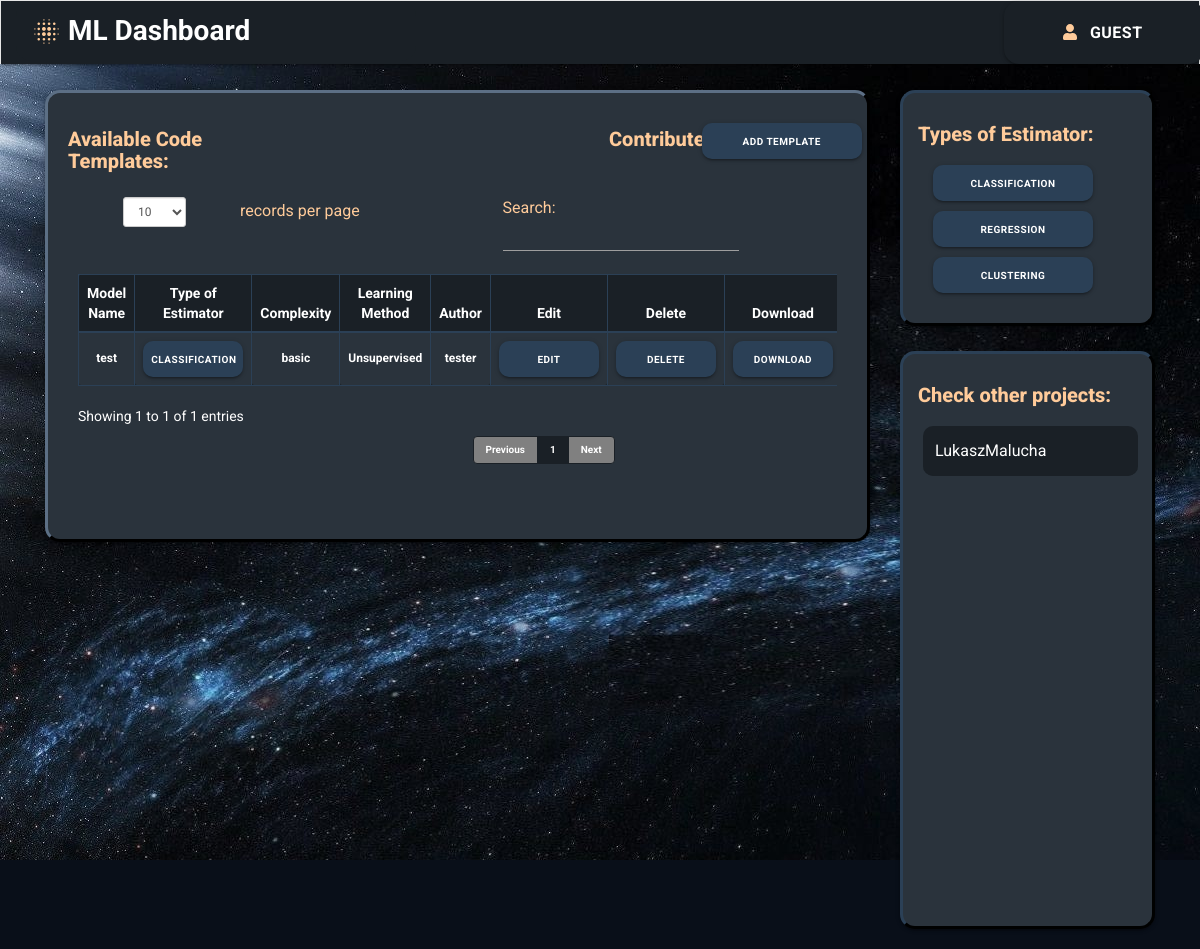
The page / on the database its author committed.
### project/library/models.py (models this page shows, shortened)
class CodeRepo(db.Model):
    __searchable__ = ['name', 'type_of_algorithm', 'complexity', 'method', 'author']
    __tablename__ = 'CodeRepo'
    id = db.Column(db.Integer, primary_key=True)
    name = db.Column(db.String(300))
    type_of_algorithm = db.Column(db.String(300))
    complexity = db.Column(db.String(300))
    method = db.Column(db.String(300))
    author = db.Column(db.String(300))
    file = db.Column(db.LargeBinary)
    downloads = db.Column(db.Integer)

class TypeModel(db.Model):
    __tablename__ = 'Types'
    id = db.Column(db.Integer, primary_key=True)
    type_of_algorithm = db.Column(db.String(300))

### project/library/views.py (the view)
@library_blueprint.route('/')
def library():
    codes = CodeRepo.query.all()
    types = TypeModel.query.all()
    current_user = session.get('current_user') or 'Guest'
    return render_template("library.html", codes=codes, types=types
                           , current_user=current_user)

### project/library/templates/library.html (shortened to what this page needs)
{% extends 'base.html' %} {% block content %}
<div class="col-md-12 col-lg-9 text-center">
    <div class="card" id="title_card">
        <div class="row">
            <div class="col-sm-12 col-md-12 col-lg-3 text-left">
                <div class="row">
                    <h3>Available Code Templates:</h3>
                </div>
            </div>
            <div class="col-sm-12 col-md-12 col-lg-5 text-center">
            </div>
            <div class="col-sm-12 col-md-12 col-lg-4 text-left">
                <div class="row">
                    <div class="col-md-2 text-left">
                        <h3>Contribute:</h3>
                    </div>
                    <div class="col-md-0 col-lg-2 text-center">
                    </div>
                    <div class="col-md-6 col-lg-4 text-left">
                        <a href="{{url_for('library.add_request')}}" class="waves-effect waves-light btn btn_small" id="navigation">ADD TEMPLATE</a>
                    </div>
                </div>
            </div>
        </div>
        <div class="row">
            <div class="col-md-12 text-left">
                <div class="table-responsive">
                    <table class="table table-striped table-bordered" id="dataTables-example">
                        <thead>
                            <tr>
                                <th class="center">Model Name</th>
                                <th class="center">Type of Estimator</th>
                                <th class="center">Complexity</th>
                                <th class="center">Learning Method</th>
                                <th class="center">Author</th>
                                <th class="center">Edit</th>
                                <th class="center">Delete</th>
                                <th class="center">Download</th>
                            </tr>
                        </thead>
                        <tbody>
                            {% for data in codes%}
                            <tr class="odd gradeA">
                                <td class="center">{{data.name}}</td>
                                <td class="center"><a href="{{url_for('algorithms.summary', type_id = data.type_of_algorithm)}}" class="waves-effect waves-light btn btn_table">{{data.type_of_algorithm}}</a></td>
                                <td class="center">{{data.complexity}}</td>
                                <td class="center">{{data.method}}</td>
                                <td class="center">{{data.author}}</td>
                                <td class="center">
                                    <a href="{{url_for('library.edit_code', code_id=data.id)}}" class="waves-effect waves-light btn btn_table" >Edit</a>
                                </td>
                                <td class="center">
                                    <a href="{{url_for('library.delete_code', code_id=data.id)}}" class="waves-effect waves-light btn btn_table">Delete</a>
                                </td>
                                <td class="center">
                                    <form action="{{url_for('library.download_code', code_id=data.id) }}" method="GET" enctype="multipart/form-data">
                                        <button type="Download" class="btn btn_table">Download</button>
                                    </form>
                                </td>
                            </tr>
                            {% endfor%}
                        </tbody>
                    </table>
                </div>
            </div>
        </div>
    </div>
</div>
<div class="col-sm-12 col-md-12 col-lg-3 text-center">
    <div class="row">
        <div class="card text-left" id="extra_card">
            <div class="row">
                <h3>Types of Estimator:</h3>
            </div>
            {% for type in types%}
            <a href="{{url_for('algorithms.summary', type_id=type.type_of_algorithm)}}" class="waves-effect waves-light btn btn_small" id="navigation">{{type.type_of_algorithm}}</a>
            {% endfor %}
        </div>
    </div>
    <div class="row">
        <div class="card" id="extra_card">
            <div class="row text-left">
                <h3>Check other projects:</h3>
            </div>
            <div class="row text-left">
                <input type="text" id="gh-username" value="LukaszMalucha" oninput="fetchGitHubInformation()" />
            </div>
            <div class="row">
                <div id="repo_content">
                </div>
            </div>
        </div>
    </div>
</div>
{% endblock %}

### templates/base.html (shortened to what this page needs)
<!DOCTYPE html>
<html lang="en">
<head>
    <link rel="stylesheet" href="https://cdnjs.cloudflare.com/ajax/libs/materialize/1.0.0/css/materialize.min.css">
    <link rel="stylesheet" href="https://maxcdn.bootstrapcdn.com/bootstrap/3.3.7/css/bootstrap.min.css">
    <link rel="stylesheet" href="https://use.fontawesome.com/releases/v5.6.3/css/all.css">
    <link href="{{url_for('static', filename='css/custom-styles.css')}}" rel="stylesheet" />
</head>
<body>
    <div id="wrapper">
        <nav class="navbar navbar-default top-navbar" role="navigation">
            <div class="navbar-header">
                <a class="navbar-brand waves-effect waves-dark" href="{{url_for('library.library')}}"><i class="large material-icons">blur_on</i><strong>ML Dashboard</strong></a>
            </div>
            <ul class="nav navbar-top-links navbar-right">
                <li><a class='dropdown-trigger btn' href='#' data-target='dropdown1' id="user_dropdown"><i class="fa fa-user fa-fw" id="top_icon"></i> <b>{{ current_user }}</b></a></li>
            </ul>
        </nav>
        <div id="page-wrapper">
            <div id="page-index">
                <div class="dashboard-cards">
                    {% block content %} {% endblock %}
                </div>
            </div>
        </div>
    </div>
</body>
</html>

### rows shown on the page
CodeRepo: name "test", type_of_algorithm "CLASSIFICATION", complexity "basic", method "Unsupervised", author "tester"
TypeModel: type_of_algorithm "CLASSIFICATION"
TypeModel: type_of_algorithm "REGRESSION"
TypeModel: type_of_algorithm "CLUSTERING"

### other values the page prints
{{ current_user }} "GUEST"
